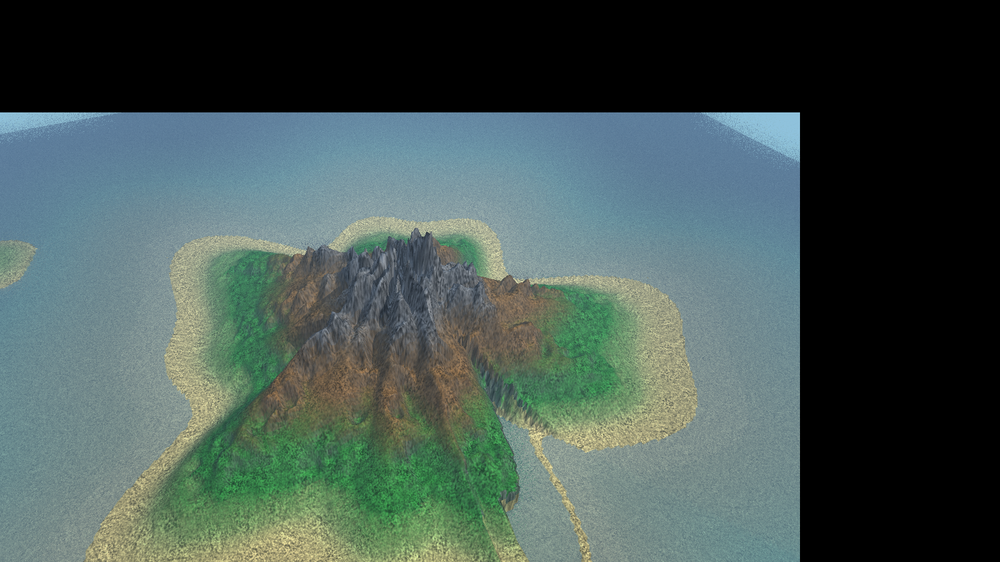
#> input picture tmp/w3b-evidence/w3b_atmosphere.png, 1000 x 562 px, shrunk from 1600 x 900 before the run; the run also reads 2 pictures not shown here
$ python diff_vis.py
#> lines starting #> are read from the running program, lines starting #| are printed output that depends on the picture; after the words box and inside, x2 and y2 are one past the last pixel; in counts of white or black regions, pixels touching at a corner belong together; long printed decimals are rounded
from PIL import Image
import numpy as np

def load(p):
#> called with p = 'w3b_atmosphere.png'
    return np.asarray(Image.open(p).convert('RGB')).astype(np.int16)

# ---- Atmosphere diff heatmap ----
A=load("w3b_atmosphere.png"); B=load("w4c_atmosphere.png")
d=np.abs(A-B).sum(axis=2)
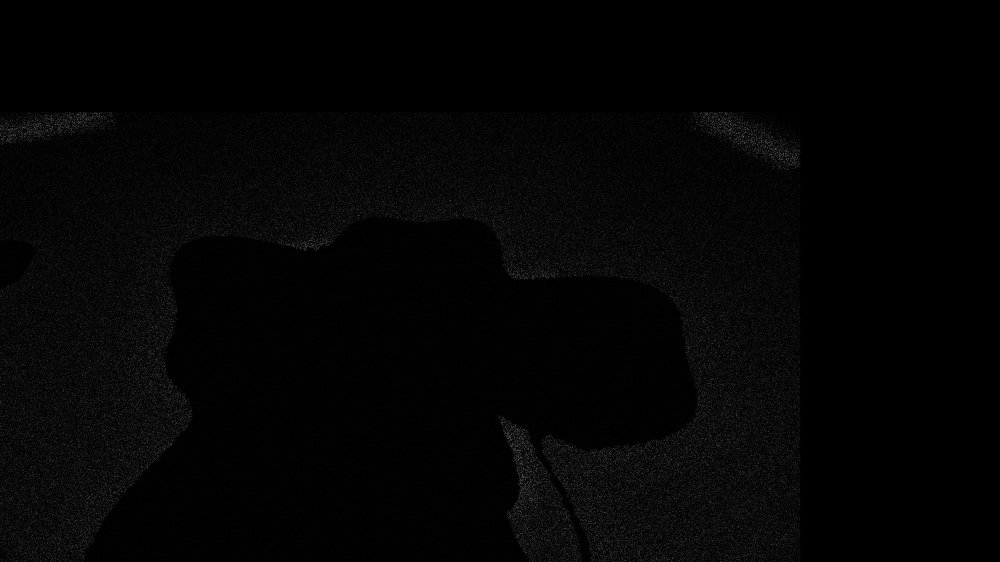
#> d: shape (562, 1000) int64; min 0, max 100, mean 4.1
# heatmap: amplify
heat=np.clip(d*2,0,255).astype(np.uint8)
Image.fromarray(heat).save("atmo_diff_heat.png")

# Separate: where are BIG diffs (structural, d>30)?
big=(d>30).astype(np.uint8)*255
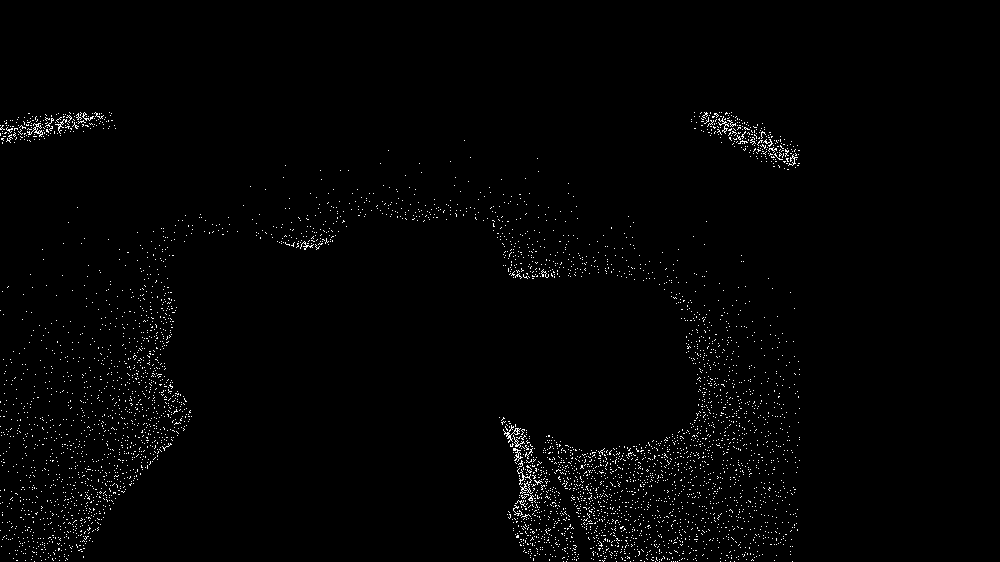
#> big: shape (562, 1000); 1.4% white in thin lines or dots, all inside (x1, y1, x2, y2) = (0, 112, 800, 562)
Image.fromarray(big).save("atmo_diff_big_mask.png")

# stats by region bands (which rows/cols) of big diffs
bigm=d>30
print("big diff total:", int(bigm.sum()))
#| big diff total: 7684
ys,xs=np.where(bigm)
#> ys = 7684 values from 112 to 561; xs = 7684 values, max 799 at index 1086, min 0 at index 405, mean 447.8
# histogram across columns
colhist=bigm.sum(axis=0)
#> colhist = 1000 values, max 46 at index 521, min 0 at index 187, mean 7.68
rowhist=bigm.sum(axis=1)
#> rowhist = 562 values, max 48 at index 452, min 0 at index 0, mean 13.67
import numpy as np
# print coarse profile in 16 vertical bands / 16 horizontal bands
def prof(v,n):
#> called with v = array of shape (562,), n = 16
    out=[]
    for i in range(n):
        lo=i*len(v)//n; hi=(i+1)*len(v)//n
        out.append(int(v[lo:hi].sum()))
#> this loop made 16 passes
#> (lo, hi) on passes 1 to 12: (0, 35), (35, 70), (70, 105), (105, 140), (140, 175), (175, 210), (210, 245), (245, 281), (281, 316), (316, 351), (351, 386), (386, 421)
#> after the loop, out = [0, 0, 0, 910, 340, 109, 356, 398, 172, 276, 367, 517, 1047, 1191, 1038, 963]
    return out
print("row profile (16 bands):", prof(rowhist,16))
#| row profile (16 bands): [0, 0, 0, 910, 340, 109, 356, 398, 172, 276, 367, 517, 1047, 1191, 1038, 963]
print("col profile (16 bands):", prof(colhist,16))
#> the loop in prof (call 2), `for i in range(n):` made 16 passes
#> (lo, hi) on passes 1 to 12: (0, 62), (62, 125), (125, 187), (187, 250), (250, 312), (312, 375), (375, 437), (437, 500), (500, 562), (562, 625), (625, 687), (687, 750)
#| col profile (16 bands): [796, 868, 824, 36, 116, 120, 74, 68, 1308, 908, 680, 1204, 682, 0, 0, 0]

# ---- blacksmith diff heatmap ----
A2=load("w3b_final_blacksmith.png"); B2=load("w4c_blacksmith.png")
#> call 3 of load, with p = 'w3b_final_blacksmith.png'
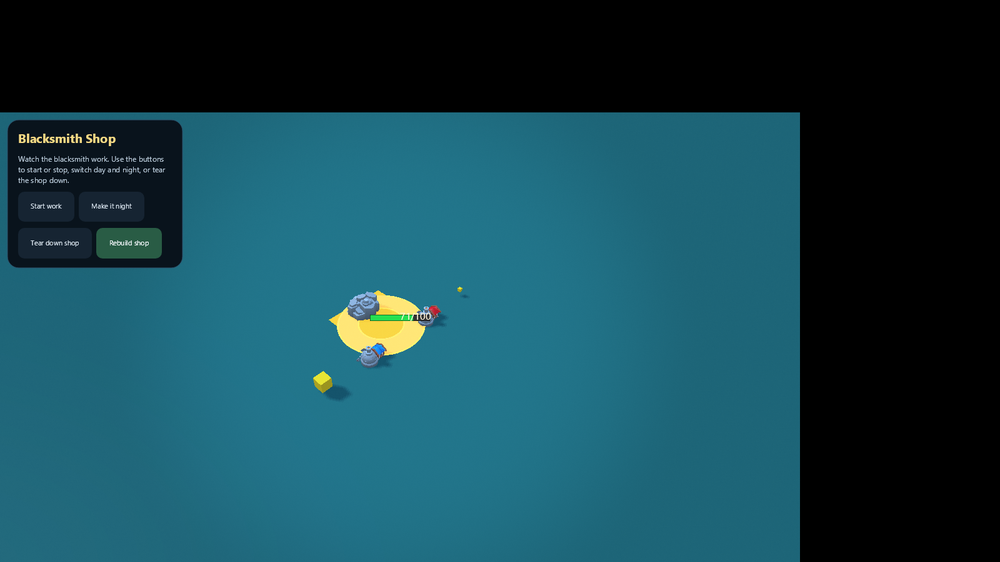
#> input picture tmp/w3b-evidence/w3b_final_blacksmith.png, 1000 x 562 px, shrunk from 1600 x 900 before the run
d2=np.abs(A2-B2).sum(axis=2)
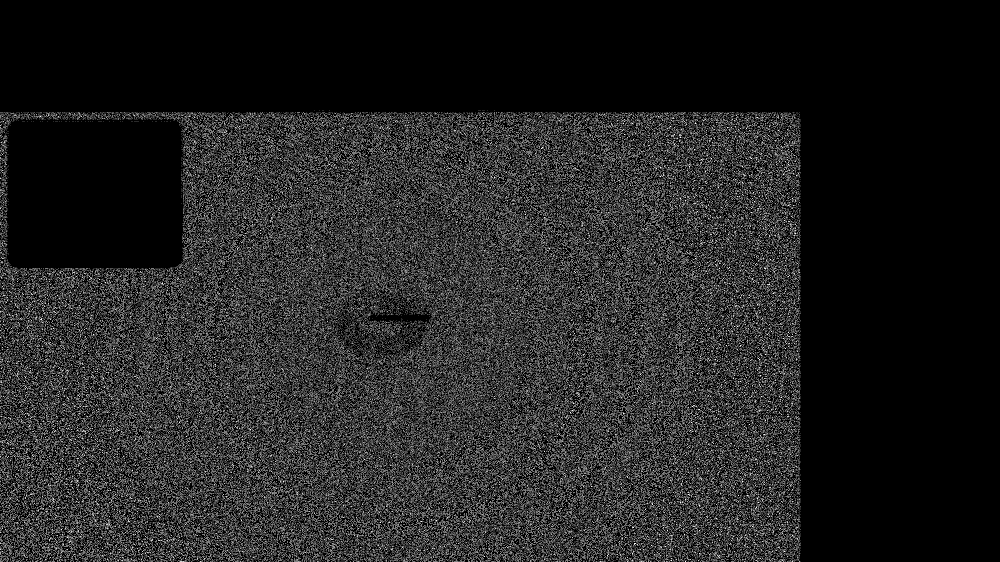
#> d2: shape (562, 1000) int64; min 0, max 6, mean 0.827; drawn with min black and max white
heat2=np.clip(d2*20,0,255).astype(np.uint8)
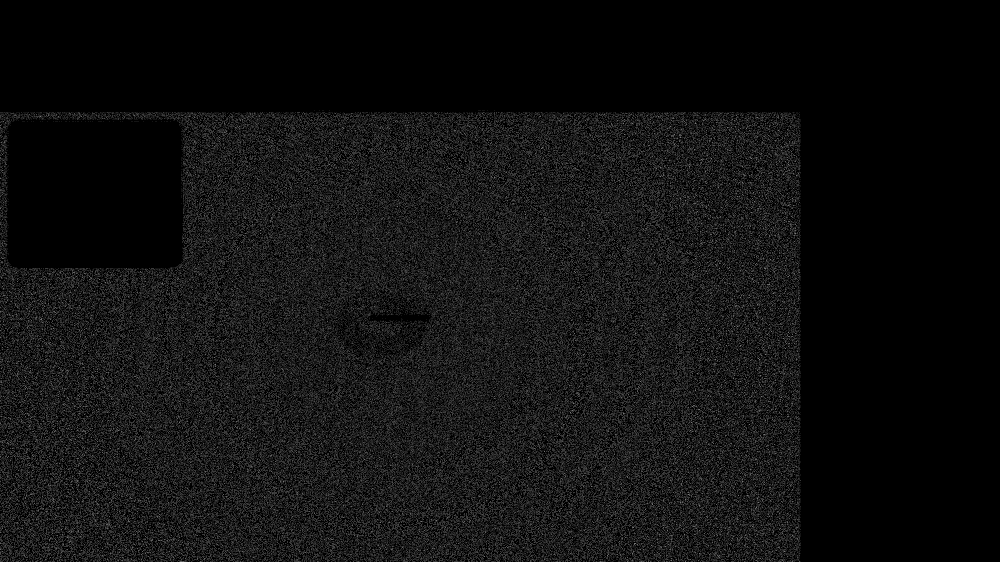
#> heat2: shape (562, 1000); min 0, max 120, mean 16.5
Image.fromarray(heat2).save("bs_diff_heat.png")
print("bs big>6 count:", int((d2>6).sum()), "mean where nonzero", float(d2[d2>0].mean()))
#| bs big>6 count: 0 mean where nonzero 1.859
